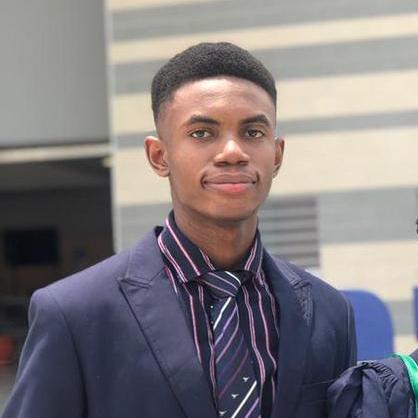
#> input picture week-4/images/exercise-images/francis-profile.jpeg, 418 x 418 px
$ jupyter execute practice-1.ipynb   (older library calls are emulated)
#> lines starting #> are read from the running program, lines starting #| are printed output that depends on the picture
# Sobel Edge Detection

[cell 1]
import cv2
import numpy as np
import matplotlib.pyplot as plt

# Load the image
image = cv2.imread("../images/exercise-images/francis-profile.jpeg", cv2.IMREAD_GRAYSCALE)
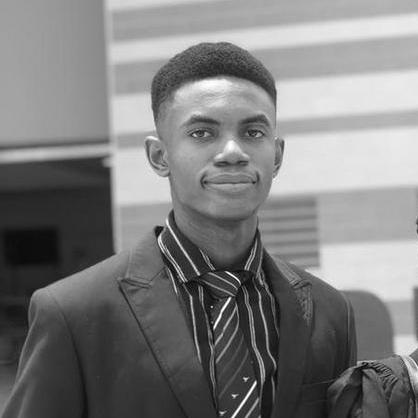
#> image: shape (418, 418); min 0, max 255, mean 126

# Resize images
image = cv2.resize(image, (500,400))
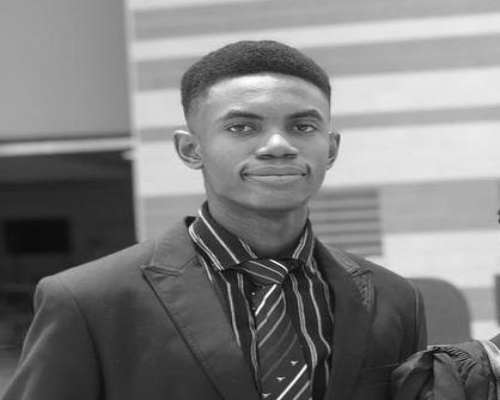
#> image: shape (400, 500); min 8, max 255, mean 125.9

# Apply Sobel edge detection
sobel_x = cv2.Sobel(image, cv2.CV_64F, 1, 0, ksize=3)
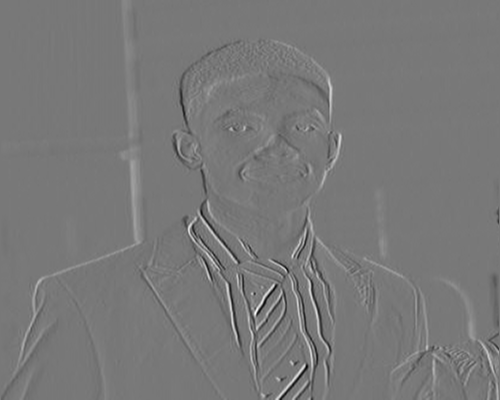
#> sobel_x: shape (400, 500) float64; min -614, max 684, mean 1.3; drawn with min black and max white
sobel_y = cv2.Sobel(image, cv2.CV_64F, 0, 1, ksize=3)
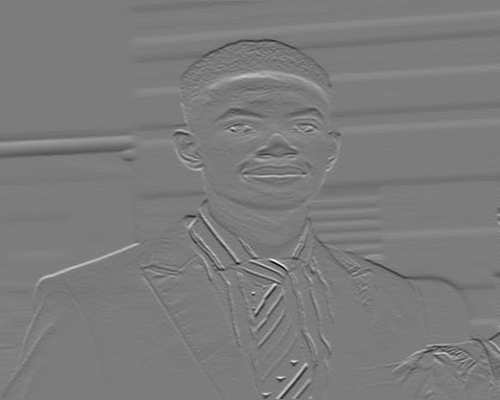
#> sobel_y: shape (400, 500) float64; min -686, max 717, mean -2.5; drawn with min black and max white

# Combine the gradient images
sobel_combined = cv2.magnitude(sobel_x, sobel_y)
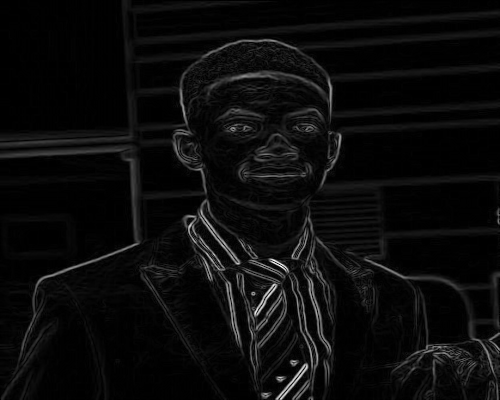
#> sobel_combined: shape (400, 500) float64; min 0, max 767.2, mean 35.2; drawn with min black and max white

# Display the original image
plt.subplot(1, 2, 1)
plt.imshow(image, cmap='gray')
plt.title('Original')
plt.axis('off')

# Display the Sobel edges
plt.subplot(1, 2, 2)
plt.imshow(sobel_combined, cmap='gray')
plt.title('Sobel Edges')
plt.axis('off')

# Show the plot
plt.show()
